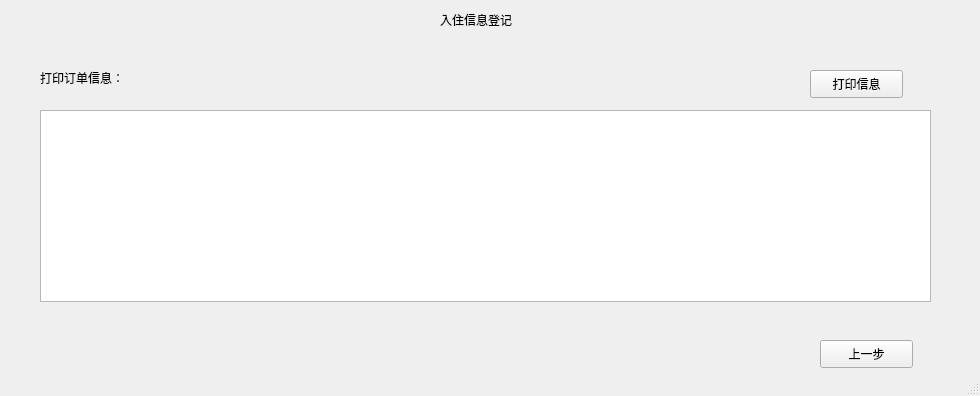
<?xml version="1.0" encoding="UTF-8"?>
<ui version="4.0">
 <class>Register4</class>
 <widget class="QMainWindow" name="Register4">
  <property name="geometry">
   <rect>
    <x>0</x>
    <y>0</y>
    <width>980</width>
    <height>396</height>
   </rect>
  </property>
  <property name="windowTitle">
   <string>订单打印</string>
  </property>
  <widget class="QWidget" name="centralwidget">
   <widget class="QLabel" name="label">
    <property name="geometry">
     <rect>
      <x>440</x>
      <y>10</y>
      <width>91</width>
      <height>20</height>
     </rect>
    </property>
    <property name="text">
     <string>入住信息登记</string>
    </property>
   </widget>
   <widget class="QLabel" name="label_2">
    <property name="geometry">
     <rect>
      <x>40</x>
      <y>70</y>
      <width>121</width>
      <height>16</height>
     </rect>
    </property>
    <property name="text">
     <string>打印订单信息：</string>
    </property>
   </widget>
   <widget class="QPushButton" name="pushButton">
    <property name="geometry">
     <rect>
      <x>820</x>
      <y>340</y>
      <width>93</width>
      <height>28</height>
     </rect>
    </property>
    <property name="text">
     <string>上一步</string>
    </property>
   </widget>
   <widget class="QPushButton" name="pushButton_2">
    <property name="geometry">
     <rect>
      <x>810</x>
      <y>70</y>
      <width>93</width>
      <height>28</height>
     </rect>
    </property>
    <property name="text">
     <string>打印信息</string>
    </property>
   </widget>
   <widget class="QTableView" name="tableView">
    <property name="geometry">
     <rect>
      <x>40</x>
      <y>110</y>
      <width>891</width>
      <height>192</height>
     </rect>
    </property>
   </widget>
  </widget>
  <widget class="QStatusBar" name="statusbar"/>
 </widget>
 <resources/>
 <connections/>
</ui>
